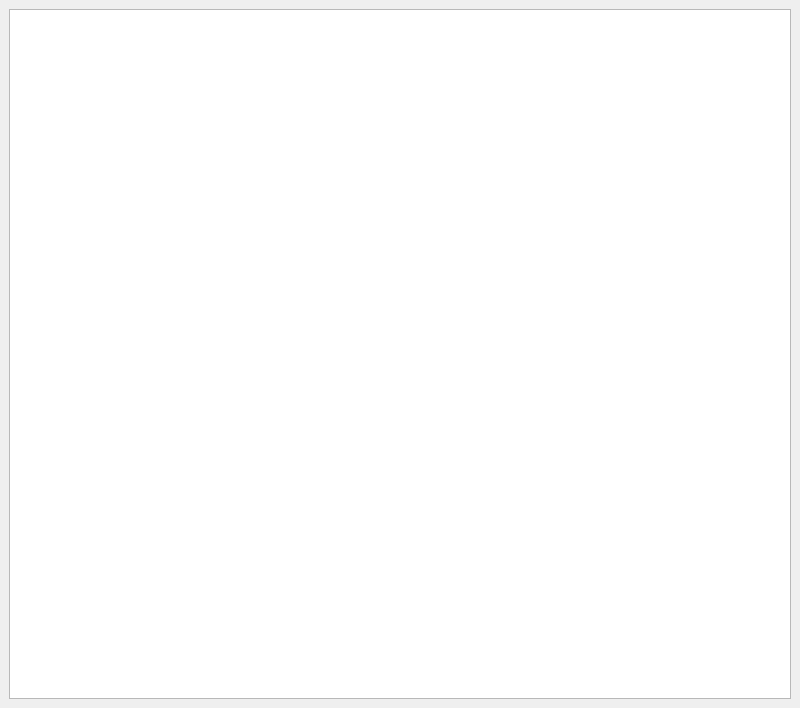
<?xml version="1.0" encoding="UTF-8"?>
<ui version="4.0">
 <class>MainWindow</class>
 <widget class="QMainWindow" name="MainWindow">
  <property name="geometry">
   <rect>
    <x>0</x>
    <y>0</y>
    <width>800</width>
    <height>708</height>
   </rect>
  </property>
  <property name="windowTitle">
   <string>MainWindow</string>
  </property>
  <widget class="QWidget" name="centralwidget">
   <property name="minimumSize">
    <size>
     <width>800</width>
     <height>0</height>
    </size>
   </property>
   <property name="maximumSize">
    <size>
     <width>800</width>
     <height>16777215</height>
    </size>
   </property>
   <layout class="QGridLayout" name="gridLayout">
    <item row="0" column="0">
     <widget class="QTableWidget" name="tableWidget"/>
    </item>
   </layout>
  </widget>
 </widget>
 <resources/>
 <connections/>
</ui>
